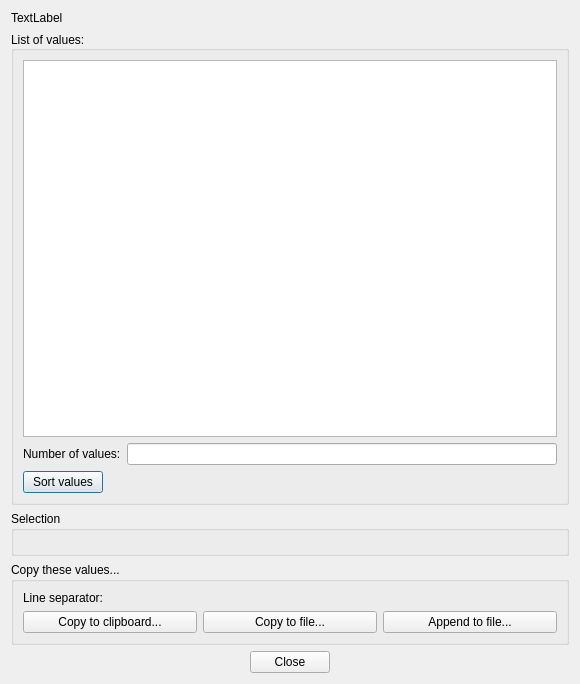
<?xml version="1.0" encoding="UTF-8"?>
<ui version="4.0">
 <class>PVListDisplayDlg</class>
 <widget class="QDialog" name="PVListDisplayDlg">
  <property name="geometry">
   <rect>
    <x>0</x>
    <y>0</y>
    <width>580</width>
    <height>684</height>
   </rect>
  </property>
  <property name="windowTitle">
   <string>Unique values...</string>
  </property>
  <layout class="QVBoxLayout" name="verticalLayout">
   <item>
    <widget class="QLabel" name="_desc_label">
     <property name="text">
      <string>TextLabel</string>
     </property>
    </widget>
   </item>
   <item>
    <widget class="QGroupBox" name="groupBox">
     <property name="title">
      <string>List of values:</string>
     </property>
     <property name="alignment">
      <set>Qt::AlignLeading|Qt::AlignLeft|Qt::AlignVCenter</set>
     </property>
     <layout class="QVBoxLayout" name="verticalLayout_2">
      <item>
       <widget class="QTableView" name="_values_view"/>
      </item>
      <item>
       <layout class="QHBoxLayout" name="horizontalLayout_3">
        <item>
         <widget class="QLabel" name="label_2">
          <property name="sizePolicy">
           <sizepolicy hsizetype="Maximum" vsizetype="Preferred">
            <horstretch>0</horstretch>
            <verstretch>0</verstretch>
           </sizepolicy>
          </property>
          <property name="text">
           <string>Number of values:</string>
          </property>
         </widget>
        </item>
        <item>
         <widget class="QLineEdit" name="_nb_values_edit">
          <property name="enabled">
           <bool>true</bool>
          </property>
          <property name="sizePolicy">
           <sizepolicy hsizetype="Minimum" vsizetype="Fixed">
            <horstretch>0</horstretch>
            <verstretch>0</verstretch>
           </sizepolicy>
          </property>
          <property name="mouseTracking">
           <bool>false</bool>
          </property>
          <property name="acceptDrops">
           <bool>false</bool>
          </property>
          <property name="inputMask">
           <string notr="true"/>
          </property>
          <property name="text">
           <string notr="true"/>
          </property>
          <property name="readOnly">
           <bool>true</bool>
          </property>
          <property name="placeholderText">
           <string notr="true"/>
          </property>
         </widget>
        </item>
       </layout>
      </item>
      <item>
       <widget class="QPushButton" name="_btn_sort">
        <property name="sizePolicy">
         <sizepolicy hsizetype="Maximum" vsizetype="Fixed">
          <horstretch>0</horstretch>
          <verstretch>0</verstretch>
         </sizepolicy>
        </property>
        <property name="text">
         <string>Sort values</string>
        </property>
       </widget>
      </item>
     </layout>
    </widget>
   </item>
   <item>
    <widget class="QGroupBox" name="_select_groupbox">
     <property name="minimumSize">
      <size>
       <width>0</width>
       <height>45</height>
      </size>
     </property>
     <property name="title">
      <string>Selection</string>
     </property>
    </widget>
   </item>
   <item>
    <widget class="QGroupBox" name="groupBox_2">
     <property name="title">
      <string>Copy these values...</string>
     </property>
     <layout class="QVBoxLayout" name="verticalLayout_3">
      <item>
       <layout class="QHBoxLayout" name="horizontalLayout_2">
        <item>
         <widget class="QLabel" name="label">
          <property name="text">
           <string>Line separator:</string>
          </property>
         </widget>
        </item>
        <item>
         <widget class="PVWidgets::QKeySequenceWidget" name="_line_separator_button" native="true">
          <property name="sizePolicy">
           <sizepolicy hsizetype="Minimum" vsizetype="Preferred">
            <horstretch>0</horstretch>
            <verstretch>0</verstretch>
           </sizepolicy>
          </property>
         </widget>
        </item>
       </layout>
      </item>
      <item>
       <layout class="QHBoxLayout" name="horizontalLayout">
        <item>
         <widget class="QPushButton" name="_btn_copy_clipboard">
          <property name="sizePolicy">
           <sizepolicy hsizetype="Minimum" vsizetype="Fixed">
            <horstretch>0</horstretch>
            <verstretch>0</verstretch>
           </sizepolicy>
          </property>
          <property name="text">
           <string>Copy to clipboard...</string>
          </property>
         </widget>
        </item>
        <item>
         <widget class="QPushButton" name="_btn_copy_file">
          <property name="sizePolicy">
           <sizepolicy hsizetype="Minimum" vsizetype="Fixed">
            <horstretch>0</horstretch>
            <verstretch>0</verstretch>
           </sizepolicy>
          </property>
          <property name="text">
           <string>Copy to file...</string>
          </property>
         </widget>
        </item>
        <item>
         <widget class="QPushButton" name="_btn_append_file">
          <property name="text">
           <string>Append to file...</string>
          </property>
         </widget>
        </item>
       </layout>
      </item>
     </layout>
    </widget>
   </item>
   <item>
    <widget class="QDialogButtonBox" name="buttonBox">
     <property name="orientation">
      <enum>Qt::Horizontal</enum>
     </property>
     <property name="standardButtons">
      <set>QDialogButtonBox::Close</set>
     </property>
     <property name="centerButtons">
      <bool>true</bool>
     </property>
    </widget>
   </item>
  </layout>
 </widget>
 <customwidgets>
  <customwidget>
   <class>PVWidgets::QKeySequenceWidget</class>
   <extends>QWidget</extends>
   <header location="global">pvkernel/widgets/qkeysequencewidget.h</header>
   <container>1</container>
  </customwidget>
 </customwidgets>
 <resources/>
 <connections>
  <connection>
   <sender>buttonBox</sender>
   <signal>accepted()</signal>
   <receiver>PVListDisplayDlg</receiver>
   <slot>accept()</slot>
   <hints>
    <hint type="sourcelabel">
     <x>248</x>
     <y>254</y>
    </hint>
    <hint type="destinationlabel">
     <x>157</x>
     <y>274</y>
    </hint>
   </hints>
  </connection>
  <connection>
   <sender>buttonBox</sender>
   <signal>rejected()</signal>
   <receiver>PVListDisplayDlg</receiver>
   <slot>reject()</slot>
   <hints>
    <hint type="sourcelabel">
     <x>316</x>
     <y>260</y>
    </hint>
    <hint type="destinationlabel">
     <x>286</x>
     <y>274</y>
    </hint>
   </hints>
  </connection>
 </connections>
</ui>
